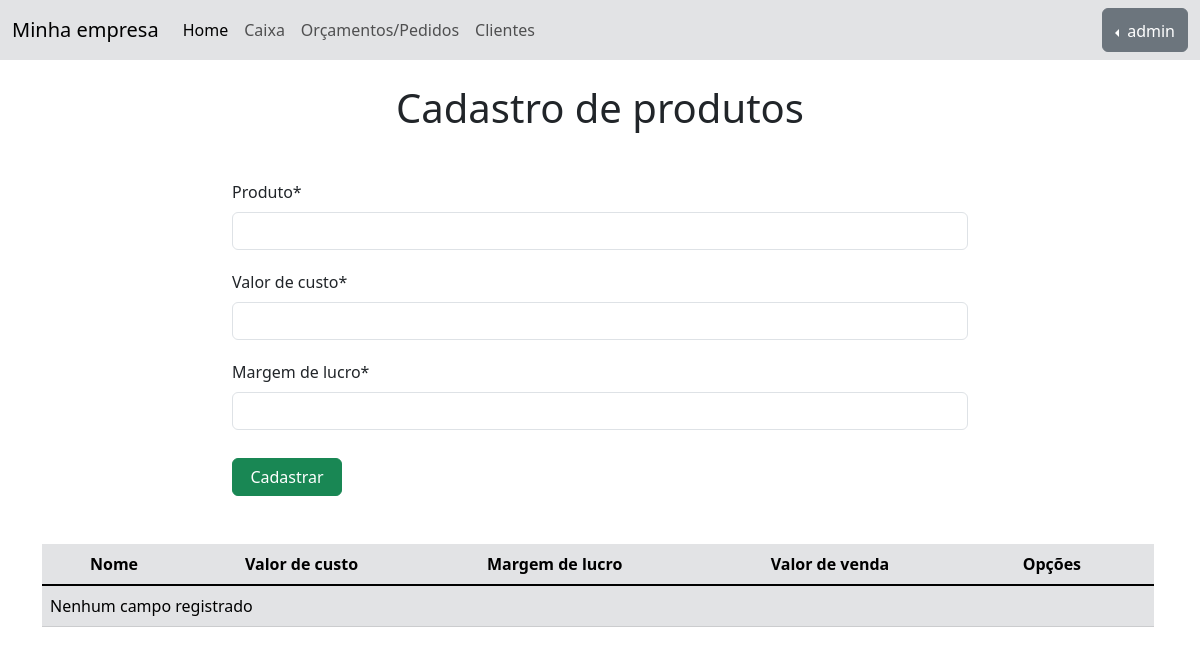
The page /produtos/tabela_produtos (signed in) on the database as committed earlier.
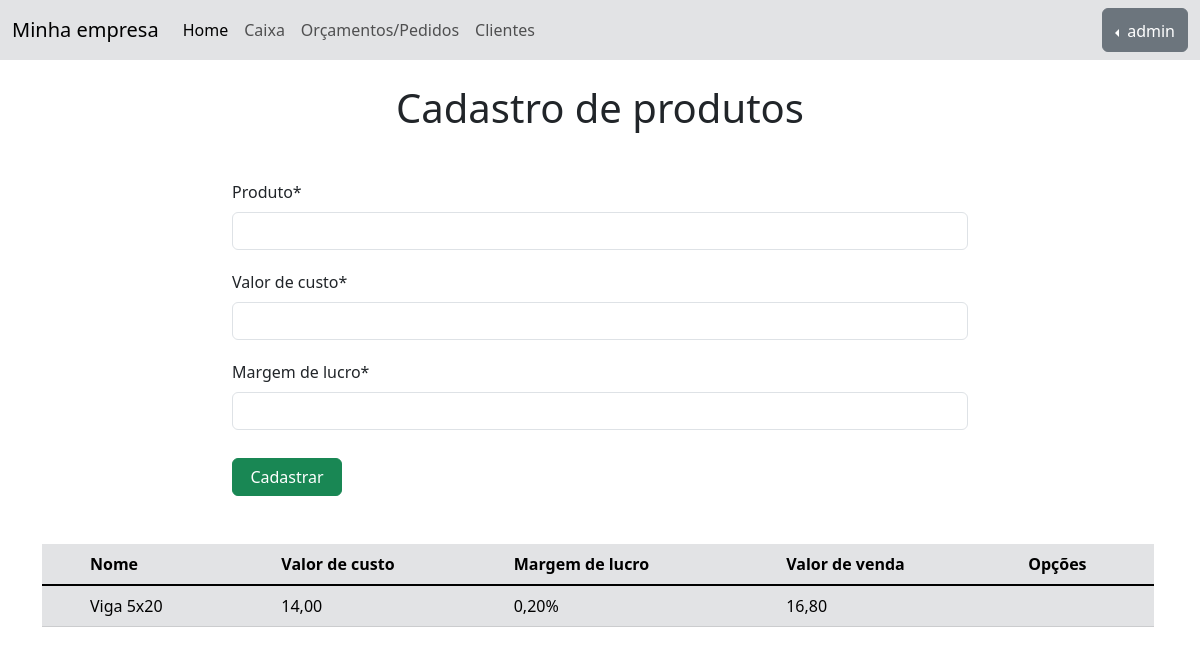
The same page on the database as committed later.
### produtos/models.py (models this page shows, shortened)
class Produto(models.Model):
    nome = models.CharField(max_length=100, verbose_name='Produto')
    valorCusto = models.DecimalField(max_digits=10, decimal_places=2, verbose_name='Valor de custo')
    margemCusto = models.DecimalField(max_digits=5, decimal_places=2, verbose_name='Margem de lucro')
    valorVenda = models.DecimalField(max_digits=10, decimal_places=2, blank=True, null=True, verbose_name='Valor de venda')

### produtos/views.py (the view)
# urls.py: path('tabela_produtos', ProdutoCreate.as_view(), name='tabela_produtos'),
class ProdutoCreate(LoginRequiredMixin, CreateView, ListView):
    model = Produto
    form_class = ProdutoForm
    template_name = 'tabela_produtos.html'
    success_url = reverse_lazy('tabela_produtos')
    def get_context_data(self, **kwargs):
        context = super().get_context_data(**kwargs)
        context['txtBotao'] = 'Cadastrar'
        return context

### produtos/forms.py
class ProdutoForm(forms.ModelForm):
    class Meta:
        model = Produto
        fields = ['nome', 'valorCusto', 'margemCusto']

### produtos/templates/tabela_produtos.html (shortened to what this page needs)
{% extends 'bases/base.html' %} {% load static %} {% load crispy_forms_tags %} {% block 'head' %} {% endblock %} {% block 'buttons' %}
<div class="collapse navbar-collapse" id="navbarNav">
    <ul class="navbar-nav">
        <li class="nav-item">
            <a class="nav-link active" aria-current="page" href="{% url 'home' %}">Home</a>
        </li>
        <li class="nav-item">
            <a class="nav-link" href="#">Caixa</a>
        </li>
        <li class="nav-item">
            <a class="nav-link" href="#">Orçamentos/Pedidos</a>
        </li>
        <li class="nav-item">
            <a class="nav-link" href="{% url 'cadastrar_cliente' %}">Clientes</a>
        </li>
    </ul>
</div>
{% endblock %} {% block 'body' %}
<div class="container pb-5">
    <div class="row">
        <div class="col-sm-9 col-md-8 m-auto">
            <div class="display-6  text-center mb-5 mt-4">Cadastro de produtos</div>
            <form action="" method="POST">
                {% csrf_token %} {{ form|crispy }}
                <button class="btn btn-success mt-2 mb-5" type="submit" style="width: 110px;">{{ txtBotao }}</button>
            </form>
        </div>
    </div>
    <div class="row">
        <div class="table-responsive scrollbar pe-3">
            <table class="table table-secondary">
                <thead>
                    <tr>
                        <th class="ps-lg-5 ps-md-4">Nome</th>
                        <th>Valor de custo</th>
                        <th>Margem de lucro</th>
                        <th>Valor de venda</th>
                        <th>Opções</th>
                    </tr>
                </thead>
                <tbody class="table-group-divider">
                    {% for produto in object_list %}
                    <tr>
                        <td class="ps-lg-5 ps-md-4">{{ produto.nome | title }}</td>
                        <td>{{ produto.valorCusto }}</td>
                        <td>{{ produto.margemCusto }}%</td>
                        <td>{{ produto.valorVenda }}</td>
                        <td>
                        </td>
                    </tr>
                    {% empty %}
                    <tr>
                        <td colspan="5">Nenhum campo registrado</td>
                    </tr>
                    {% endfor %}
                </tbody>
            </table>
        </div>
    </div>
</div>
{% endblock %}

Rows that differ between the two databases and show on the page:
added Produto: nome "Viga 5x20", valorCusto "14,00", margemCusto "0,20", valorVenda "16,80"
Other text that changed with them:
text no longer shown: "Nenhum campo registrado"
